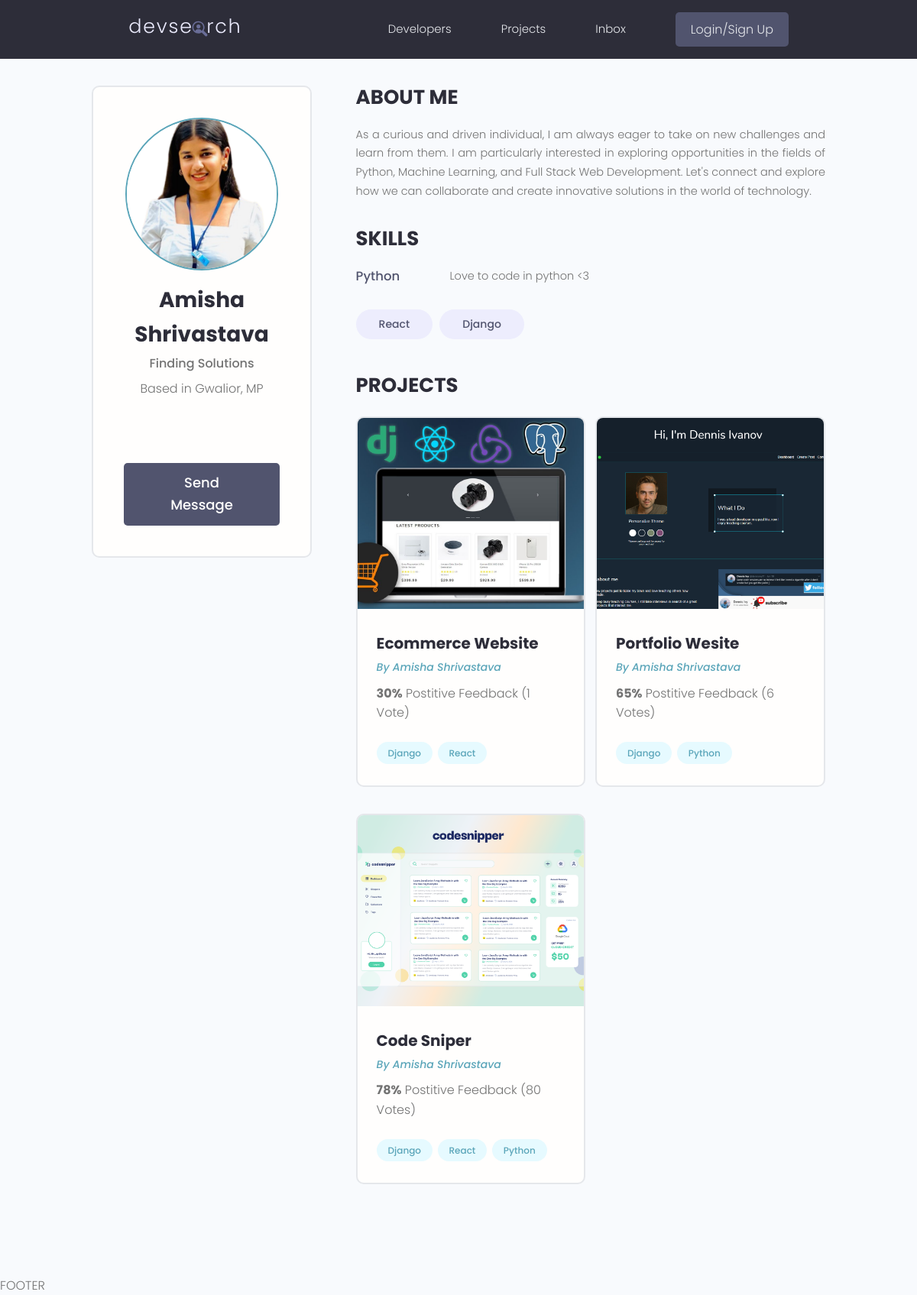
The page /profile/d5c11f19-7b62-40e8-9041-54f93ee9ab49/ on the database its author committed.
### users/models.py (models this page shows, shortened)
class Profile(models.Model):
    user = models.OneToOneField(User, on_delete=models.CASCADE, null=True, blank=True)
    name = models.CharField(max_length=200, blank=True, null=True) #character field need max length
    email = models.EmailField(max_length=500, blank=True, null=True)
    username = models.CharField(max_length=200, blank=True, null=True)
    location = models.CharField(max_length=200, blank=True, null=True)
    short_intro = models.CharField(max_length=200, blank=True, null=True)
    bio = models.TextField(blank=True, null=True)
    profile_image = models.ImageField(null=True, blank=True, upload_to='profiles/', default='profiles/user-default.png') #requires image processig library pillow by default image goes to static folder
    social_github = models.CharField(max_length=200, blank=True, null=True)
    social_linkedin = models.CharField(max_length=200, blank=True, null=True)
    social_website = models.CharField(max_length=200, blank=True, null=True)
    social_twitter = models.CharField(max_length=200, blank=True, null=True)
    created = models.DateTimeField(auto_now_add=True)
    id = models.UUIDField(default=uuid.uuid4, unique=True, primary_key=True, editable=False)

class Skill(models.Model):
    owner = models.ForeignKey(Profile, on_delete=models.CASCADE)
    name = models.CharField(max_length=200, blank=True, null=True) #character field need max length
    description = models.TextField(blank=True, null=True)
    created = models.DateTimeField(auto_now_add=True)
    id = models.UUIDField(default=uuid.uuid4, unique=True, primary_key=True, editable=False)

### projects/models.py (models this page shows, shortened)
class Project(models.Model):
    owner = models.ForeignKey(Profile, null=True, blank=True, on_delete=models.SET_NULL)
    title = models.CharField(max_length=200)
    description = models.TextField(null=True, blank=True) # not necessary
    featured_image = models.ImageField(null=True, blank=True, default="default.jpg")
    demo_link = models.CharField(max_length=2000, null=True, blank=True)
    source_link = models.CharField(max_length=2000, null=True, blank=True)
    tag = models.ManyToManyField('Tag', blank=True)
    vote_total = models.IntegerField(default=0, null=True, blank=True)
    vote_ratio = models.IntegerField(default=0, null=True, blank=True)
    created = models.DateTimeField(auto_now_add=True)
    id = models.UUIDField(default=uuid.uuid4, unique=True, primary_key=True, editable=False)

class Tag(models.Model):
    name = models.CharField(max_length=200)
    created = models.DateTimeField(auto_now_add=True)
    id = models.UUIDField(default=uuid.uuid4, unique=True, primary_key=True, editable=False)

### users/views.py (the view)
# urls.py: path('profile/<str:pk>/',views.userProfile, name="user-profile"),
def userProfile(request,pk):
    profile = Profile.objects.get(id = pk)
    topSkills = profile.skill_set.exclude(description__exact='') #if skill doesnot have description exclude it out
    otherSkills = profile.skill_set.filter(description='')
    context = {'profile':profile, 'topSkills':topSkills,'otherSkills':otherSkills }
    return render(request,'users/user-profile.html', context)

### users/templates/users/user-profile.html (shortened to what this page needs)
{% extends "main.html"%}
{% block content%}
<main class="profile my-md">
    <div class="container">
      <div class="layout">
        <div class="column column--1of3">
          <div class="card text-center">
            <div class="card__body dev">
              <img class="avatar avatar--xl" src="{{ profile.profile_image.url}}" />
              <h2 class="dev__name">{{profile.name}}</h2>
              <p class="dev__title">{{profile.short_intro}}</p>
              <p class="dev__location">Based in {{profile.location}}</p>
              <ul class="dev__social">
              </ul>
              <a href="#" class="btn btn--sub btn--lg">Send Message </a>
            </div>
          </div>
        </div>
        <div class="column column--2of3">
          <div class="devInfo">
            <h3 class="devInfo__title">About Me</h3>
            <p class="devInfo__about">
              {{profile.bio}}
            </p>
          </div>
          <div class="devInfo">
            <h3 class="devInfo__title">Skills</h3>
            <div class="devInfo__skills">
              {% for skill in topSkills%}
              <div class="devSkill">
                <h4 class="devSkill__title">{{skill.name}}</h4>
                <p class="devSkill__info">
                  {{skill.description}}
                </p>
              </div>
              {% endfor %}
              <div class="devInfo__otherSkills">
                {% for skill in otherSkills%}
                <span class="tag tag--pill tag--sub tag--lg">
                  <small>{{skill.name }}</small>
                </span>
                {% endfor %}
              </div>
            </div>
          </div>
          <div class="devInfo">
            <h3 class="devInfo__title">Projects</h3>
            <div class="grid grid--two">
              {% for project in profile.project_set.all%}
              <div class="column">
                <div class="card project">
                  <a href="{% url 'project' project.id%}" class="project">
                    <img class="project__thumbnail" src="{{project.featured_image.url}}" alt="project thumbnail" />
                    <div class="card__body">
                      <h3 class="project__title">{{project.title}}</h3>
                      <p><a class="project__author" href="{% url 'user-profile' project.owner.id%}">By {{project.owner.name}}</a></p>
                      <p class="project--rating">
                        <span style="font-weight: bold;">{{project.vote_ratio}}%</span> Postitive
                        Feedback ({{project.vote_total}} Vote{{project.vote_total|pluralize:"s"}})
                      </p>
                      <div class="project__tags">
                        {% for tag in project.tag.all%}
                        <span class="tag tag--pill tag--main">
                          <small>{{tag.name}}</small>
                        </span>
                        {% endfor %}
                      </div>
                    </div>
                  </a>
                </div>
              </div>
              {% endfor %}
            </div>
          </div>
        </div>
      </div>
    </div>
  </main>
{% endblock %}

### static/styles/app.css (style rules this page uses)
:root { --color-sub: #2d2d39; }
.btn--sub { background-color: var(--color-sub-light); }
.card { border: 2px solid var(--color-light); }
img { width: 100%; }
.profile .card > .dev { padding: 4rem; }
.dev__name { color: var(--color-sub); font-size: 2.8rem; font-weight: 700; margin-top: 1rem; margin-bottom: 0.5rem; }
.dev__title { font-size: 1.6rem; font-weight: 500; line-height: 1.3; }
.dev__location { margin-top: 1rem; }
.dev__social { margin: 3rem 0; list-style: none; display: flex; justify-content: center; gap: 1.5rem; }
.devInfo { margin-bottom: 3rem; }
.devInfo__title, .devInfo__subtitle { font-size: 2.6rem; color: var(--color-sub); text-transform: uppercase; font-weight: 700; margin-bottom: 1.5rem; }
.devInfo__about, .devSkill__info { font-size: 1.45rem; line-height: 1.7; text-align: justify; }
.devSkill { margin-bottom: 3rem; }
.devSkill__title { font-size: 1.65rem; font-weight: 500; color: var(--color-sub-light); }
@media screen and (min-width: 700px) { .devSkill { display: flex; justify-content: space-between; gap: 3rem; } }
@media screen and (min-width: 700px) { .devSkill__info { flex-basis: 80%; } }
.project__author { font-size: 1.4rem; font-style: italic; }
.project--rating { margin-bottom: 1.6em; margin-top: .5em; }
.project__thumbnail { height: 25rem; object-fit: cover; object-position: top center; }
.project__title { font-size: 2rem; font-weight: 700; color: var(--color-sub); }

### static/uikit/styles/modules/_variables.css (style rules this page uses)
:root { --color-main: #5aa5b9; --color-main-light: #e6faff; --color-sub: #3f4156; --color-sub-light: #51546e; --color-sub-lighter: #ededfd; --color-text: #737373; --color-gray: #8b8b8b; --color-light: #e5e7eb; --color-light-gray: #767676; --color-bg: #f8fafd; --color-white: #fffefd; --color-white-light: #f3f3f3; --color-success: #359e64; --color-success-bg: #def8e8; --color-error: #fc4b0b; --color-error-bg: #fff2ee; --font-base: 'Poppins', arial, helvetica, 'Segoe UI', roboto, ubuntu, sans-serif; --font-monospace: 'Fira Code', 'Courier New', courier, monospace; --font-regular: 300; --font-medium: 500; --font-bold: 700; --generic-shadow: 1px 1px 5px #00000010; --generic-transition: all 0.3s ease-in-out; }

### static/uikit/styles/modules/_base.css (style rules this page uses)
* { margin: 0; padding: 0; box-sizing: border-box; text-rendering: optimizeLegibility; color: inherit; font-size: inherit; }
html { font-size: 50%; }
@media only screen and (min-width: 480px) { html { font-size: 56.25%; } }
@media only screen and (min-width: 1200px) { html { font-size: 62.5%; } }
body { line-height: 1.6; font-weight: 400; font-size: 1.5rem; color: var(--color-text); background-color: var(--color-bg); min-height: 100vh; }

### static/uikit/styles/modules/_typography.css (style rules this page uses)
* { font-family: var(--font-base); }
h2 { font-size: 3.6rem; font-weight: var(--font-bold); }
h3 { font-size: 3.2rem; font-weight: var(--font-medium); }
h4 { font-size: 2.8rem; font-weight: var(--font-medium); }
p, span, strong { font-size: 1.6rem; color: var(--color-text); font-weight: var(--font-regular); }
a { padding-bottom: 2px; text-decoration: none; display: inline-block; color: var(--color-main); font-weight: var(--font-medium); }

### static/uikit/styles/modules/_utilities.css (style rules this page uses)
.container { width: 92%; max-width: 165rem; margin: 0 auto; box-sizing: border-box; }
@media screen and (min-width: 1000px) { .container { width: 90%; } }
@media screen and (min-width: 1200px) { .container { width: 80%; } }
.text-center { text-align: center; }
.my-md { margin: 3rem auto; }

### static/uikit/styles/modules/_avatar.css (style rules this page uses)
.avatar { border-radius: 50%; border: 2px solid var(--color-main); object-fit: cover; }
.avatar--xl { height: 20rem; width: 20rem; }

### static/uikit/styles/modules/_button.css (style rules this page uses)
.btn { display: inline-block; position: relative; cursor: pointer; background-color: var(--color-light); font-weight: var(--font-medium); color: var(--color-sub); text-decoration: none; padding: 1rem 2rem; border-radius: 0.5rem; border: none; width: -webkit-fit-content; width: -moz-fit-content; width: fit-content; height: -webkit-fit-content; height: -moz-fit-content; height: fit-content; font-size: 1.6rem; outline-width: 0; outline-color: transparent; -webkit-backface-visibility: hidden; backface-visibility: hidden; transition: all 0.3s ease-in-out; }
.btn--sub { background-color: var(--color-sub); color: var(--color-white); }
.btn--lg { font-size: 1.8rem; padding: 1.2rem 4.5rem; }

### static/uikit/styles/modules/_card.css (style rules this page uses)
.card { border-radius: 1rem; background-color: var(--color-white); border: 1.5px solid var(--color-light); width: auto; height: auto; margin-top: 0.5rem; margin-bottom: 0.5rem; overflow: hidden; }
.card__body, .card__header { padding: 2rem 2.5rem; }

### rows shown on the page
Profile: profile_image (picture), name "Amisha Shrivastava", short_intro "Finding Solutions", location "Gwalior, MP", bio "As a curious and driven individual, I am always eager to take on new challenges and learn from them. I am particularly interested in exploring opportunities in the fields of Python, Machine Learning, and Full Stack Web Development. Let's connect and explore how we can collaborate and create innovative solutions in the world of technology."
Skill: name "Python", description "Love to code in python <3"
Skill: name "React"
Skill: name "Django"
Project: featured_image (picture), title "Ecommerce Website", owner.name "Amisha Shrivastava", vote_ratio "30", vote_total "1"
Tag: name "Django"
Tag: name "React"
Project: featured_image (picture), title "Portfolio Wesite", owner.name "Amisha Shrivastava", vote_ratio "65", vote_total "6"
Tag: name "Python"
Project: featured_image (picture), title "Code Sniper", owner.name "Amisha Shrivastava", vote_ratio "78", vote_total "80"
